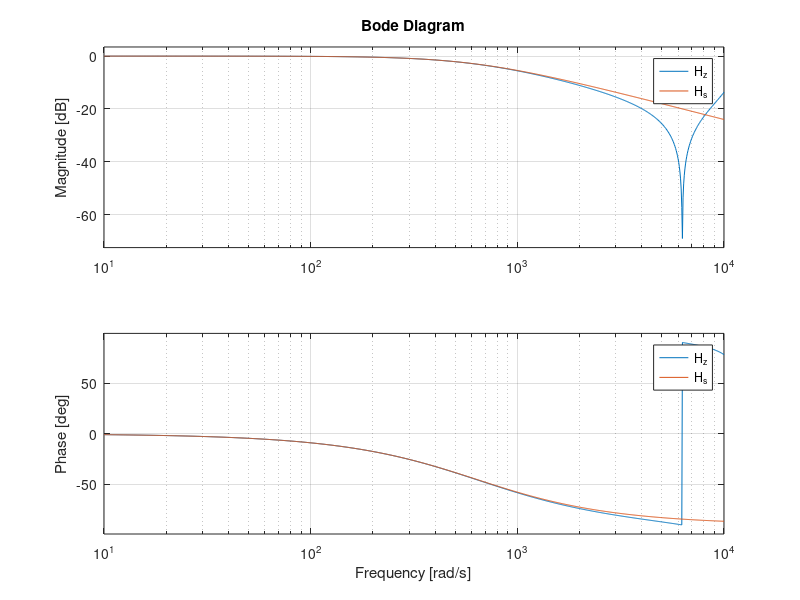

Source code (MATLAB):
clc; clear;

% % % % % % % % % % % % % % % % % % % % % % % % % % % % % % % % % % 

% calculate pre-warped analog frequency

s = tf('s');
% wd <= ws/2

fc = 100;                    % cut off frequency
Ts = 1/2000;                 % desired sampling time
w_d = 2*pi*(fc);             % digital frequency
w_a = 2/Ts * tan(w_d*Ts/2);  % rad/s

% % % % % % % % % % % % % % % % % % % % % % % % % % % % % % % % % % 

% Transfer function with pre-warped analog frequency
H_s = 1 / (1 + s/w_a); 

% Apply the z-transform to the transfer function and sketch the bode plot
H_z = c2d(H_s, Ts, 'tustin')
bode(H_z, H_s)
